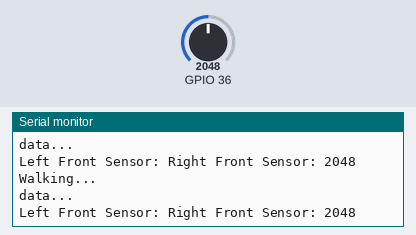
A sketch run on a simulated ESP32. Shown: the last lines printed to the serial monitor. The test bench sets the inputs (shaded band); at power-on: GPIO 36 = 2048. At 6.8 s the program stops and its outputs stay as they are.

Above: at 1.2 s.
1.3 s: GPIO 36 set to 10
At 2.22 s:
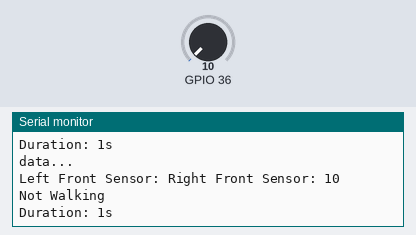
2.9 s: GPIO 36 set to 0
At 7.1 s:
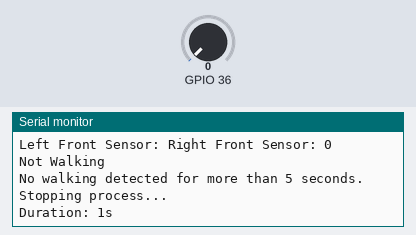
Timing chart, 0 to 8.3 s (numbered marks = the images above; inputs shaded):
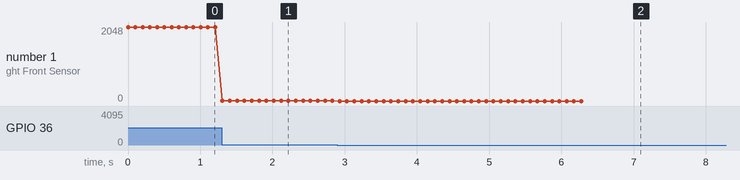

The sketch:

TimeUp_Go_Test.ino
```cpp
#include <esp_now.h>

int RFSensor = 0;
//int RBSensor = 0;
unsigned long walkStartTime = 0;
unsigned long walkDuration = 0;
unsigned long lastWalkTime = 0; // To track the last time walking was detected
const int threshold = 50;
const unsigned long inactivityLimit = 5000; // 5 seconds in milliseconds
bool isWalking = false;

void setup()
{
  pinMode(A0, INPUT);
//  pinMode(A1, INPUT);
  Serial.begin(115200);
  Serial.println("Starting...");
}

void loop()
{
  RFSensor = analogRead(A0);
//  sensor2 = analogRead(A1);
  //int LFSensor = receivedData.sensorLeftFront;
  Serial.println("data...");
  Serial.print("Left Front Sensor: ");
  //Serial.println(LFSensor);
  Serial.print("Right Front Sensor: ");
  Serial.println(RFSensor);
  delay(100); // Wait for 100 milliseconds

  if (RFSensor >= threshold) {
    //if (LFSensor >= threshold || RFSensor >= threshold) {
    if (!isWalking) {
      // Walking started
      isWalking = true;
      walkStartTime = millis();
    }
    lastWalkTime = millis(); // Reset the inactivity timer
    Serial.println("Walking...");
  } else {
    if (isWalking) {
      // Walking stopped
      isWalking = false;
      walkDuration += millis() - walkStartTime;
      Serial.println("Not Walking");
    } else {
      Serial.println("Not Walking");
    }
  }

  // Check for inactivity over the threshold of 5 seconds
  if (!isWalking && (millis() - lastWalkTime >= inactivityLimit)) {
    Serial.println("No walking detected for more than 5 seconds. Stopping process...");
    Serial.print("Duration: ");
    Serial.print(walkDuration/1000);
    Serial.print("s");
    while (true) {
      // Infinite loop to stop the process
    }
  }

  // Display walk duration if walking is stopped
  if (!isWalking && walkDuration > 0) {
    Serial.print("Duration: ");
    Serial.print(walkDuration / 1000); // Convert milliseconds to seconds
    Serial.println("s");
  }

  Serial.println(); // Print a blank line for better readability
}
```

Measured:
- after the input at 1.3 s, the serial monitor: prints a new line at once (image 1)
- after the input at 2.9 s, the serial monitor: prints a new line at once (image 2)
- plotted number 1: 2048 → 10 after the input at 1.3 s, 10 → 0 after the input at 2.9 s
